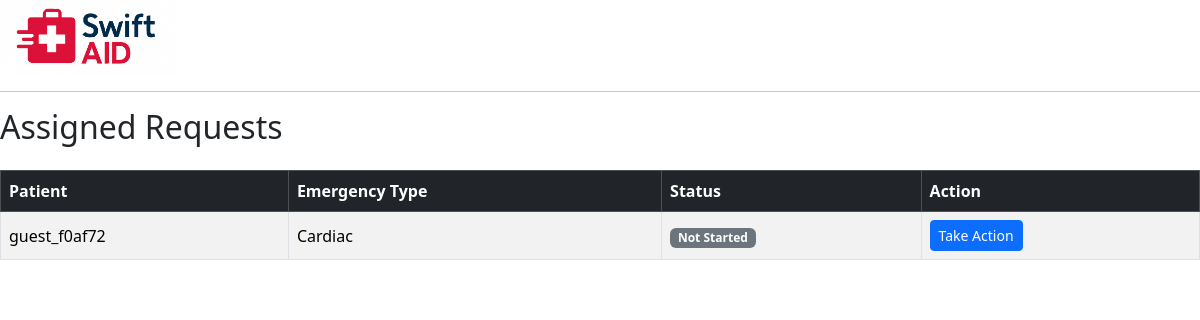
The page /staff/assigned/ (signed in) on the database its author committed.
### emergency/models.py (models this page shows, shortened)
class EmergencyRequest(models.Model):
    EMERGENCY_CHOICES = [
        ('trauma', 'Trauma'),
        ('cardiac', 'Cardiac'),
        ('stroke', 'Stroke'),
        ('snakebite', 'Snakebite'),
        ('fire', 'Fire'),
        ('gunshot', 'Gunshot or Stab Wound'),
        ('other', 'Other'),
    ]
    STATUS_CHOICES = [
        ('Not Started', 'Not Started'),
        ('In Progress', 'In Progress'),
        ('Completed', 'Completed'),
    ]
    SEVERITY_CHOICES = [
    ('low', 'Low'),
    ('medium', 'Medium'),
    ('high', 'High'),
    ('critical', 'Critical'),
    ]
    user = models.ForeignKey(User, on_delete=models.CASCADE)
    emergency_type = models.CharField(max_length=50, choices=EMERGENCY_CHOICES)
    severity = models.CharField(max_length=20, choices=SEVERITY_CHOICES, default='medium')
    other_emergency_text = models.CharField(max_length=100, blank=True)
    location = models.CharField(max_length=255)
    description = models.TextField(blank=True)
    timestamp = models.DateTimeField(auto_now_add=True)
    assigned_hospital = models.ForeignKey(Hospital, on_delete=models.SET_NULL, null=True, blank=True)
    ambulance_required = models.BooleanField(default=False)
    ambulance_dispatched = models.BooleanField(default=False)
    assigned_staff = models.ForeignKey(HospitalStaff, null=True, blank=True, on_delete=models.SET_NULL)
    status = models.CharField(max_length=20, choices=STATUS_CHOICES, default='Not Started')

### emergency/views.py (the view)
# urls.py: path('staff/assigned/', views.staff_assigned_requests, name='staff_assigned'),
@login_required
def staff_assigned_requests(request):
    staff = request.user.hospitalstaff
    assigned_requests = EmergencyRequest.objects.filter(assigned_staff =staff)
    return render(request, 'hospital_staff/assigned_requests.html', {'assigned_requests':assigned_requests})

### emergency/templates/hospital_staff/assigned_requests.html (shortened to what this page needs)
{% extends 'emergency/base.html' %}
{% block content %}
<h2 class="mb-4">Assigned Requests</h2>
{% if assigned_requests %}
<div class="table-responsive">
  <table class="table table-bordered table-striped align-middle">
    <thead class="table-dark">
      <tr>
        <th>Patient</th>
        <th>Emergency Type</th>
        <th>Status</th>
        <th>Action</th>
      </tr>
    </thead>
    <tbody>
      {% for req in assigned_requests %}
      <tr>
        <td>{{ req.user.username }}</td>
        <td>{{ req.get_emergency_type_display }}</td>
        <td>
          <span class="badge
            {% if req.status == 'pending' %}bg-warning
            {% elif req.status == 'completed' %}bg-success
            {% else %}bg-secondary
            {% endif %}
          ">
            {{ req.status|capfirst }}
          </span>
        </td>
        <td>
          <a href="#" class="btn btn-sm btn-primary">Take Action</a>
        </td>
      </tr>
      {% endfor %}
    </tbody>
  </table>
</div>
{% else %}
<p>No ER request assigned to you.</p>
{% endif %}
{% endblock %}

### rows shown on the page
EmergencyRequest: user.username "guest_f0af72", emergency_type "Cardiac", status "Not Started"
